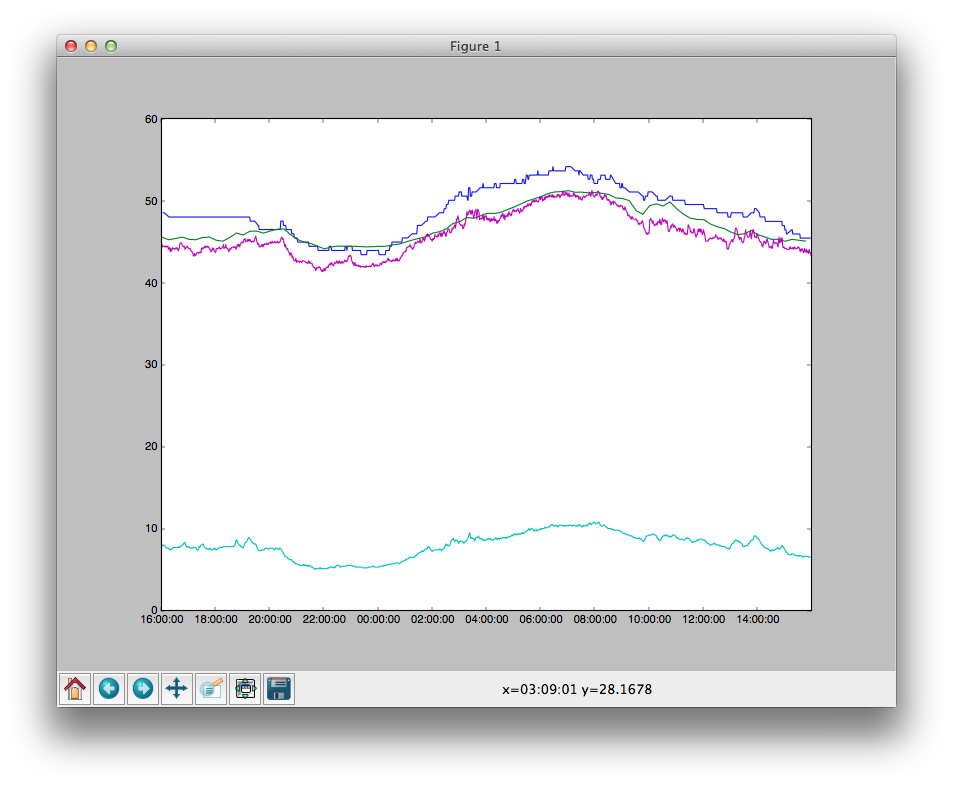

The script that drew this image:
"""Example code plotting one day's worth of outside air time-series.

@author Stephen Dawson-Haggerty <stevedh@eecs.berkeley.edu>
"""

from smap.archiver.client import SmapClient
from smap.contrib import dtutil
from matplotlib import pyplot

# make a client
c = SmapClient("http://www.openbms.org/backend")

# start and end values are Unix timestamps
start = dtutil.dt2ts(dtutil.strptime_tz("1-1-2013", "%m-%d-%Y"))
end   = dtutil.dt2ts(dtutil.strptime_tz("1-2-2013", "%m-%d-%Y"))

# hard-code the UUIDs we want to download
oat = [
  "395005af-a42c-587f-9c46-860f3061ef0d", 
  "9f091650-3973-5abd-b154-cee055714e59", 
  "5d8f73d5-0596-5932-b92e-b80f030a3bf7", 
  "ec2b82c2-aa68-50ad-8710-12ee8ca63ca7", 
  "d64e8d73-f0e9-5927-bbeb-8d45ab927ca5"
]

# perform the download
data = c.data_uuid(oat, start, end)

# pylab timestamps are floating point days since year 1; dtutil knows
# how to convert
def convert_time_vector(tvec):
  return map(lambda t: dtutil.ts2pylabts(t, tzstr='America/Los_Angeles'), 
             tvec / 1000)

# plot all the data
for d in data:
  pyplot.plot_date(convert_time_vector(d[:, 0]), d[:, 1], '-')

pyplot.show()
